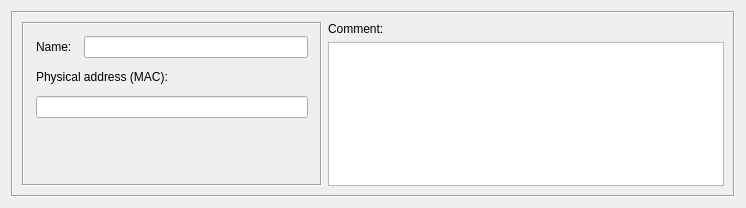
<ui version="4.0" >
 <class>PhysAddressDialog_q</class>
 <widget class="QWidget" name="PhysAddressDialog_q" >
  <property name="enabled" >
   <bool>true</bool>
  </property>
  <property name="geometry" >
   <rect>
    <x>0</x>
    <y>0</y>
    <width>746</width>
    <height>208</height>
   </rect>
  </property>
  <property name="windowTitle" >
   <string>physAddress</string>
  </property>
  <layout class="QGridLayout" name="gridLayout" >
   <item row="0" column="0" >
    <widget class="QFrame" name="frame7" >
     <property name="frameShape" >
      <enum>QFrame::Box</enum>
     </property>
     <property name="frameShadow" >
      <enum>QFrame::Sunken</enum>
     </property>
     <layout class="QGridLayout" >
      <item rowspan="2" row="0" column="0" >
       <widget class="QFrame" name="frame46" >
        <property name="sizePolicy" >
         <sizepolicy vsizetype="Preferred" hsizetype="Fixed" >
          <horstretch>0</horstretch>
          <verstretch>0</verstretch>
         </sizepolicy>
        </property>
        <property name="minimumSize" >
         <size>
          <width>300</width>
          <height>0</height>
         </size>
        </property>
        <property name="maximumSize" >
         <size>
          <width>300</width>
          <height>16777215</height>
         </size>
        </property>
        <property name="frameShape" >
         <enum>QFrame::Box</enum>
        </property>
        <property name="frameShadow" >
         <enum>QFrame::Sunken</enum>
        </property>
        <layout class="QGridLayout" >
         <property name="margin" >
          <number>12</number>
         </property>
         <property name="spacing" >
          <number>12</number>
         </property>
         <item row="0" column="0" >
          <widget class="QLabel" name="textLabel1" >
           <property name="text" >
            <string>Name:</string>
           </property>
           <property name="wordWrap" >
            <bool>false</bool>
           </property>
          </widget>
         </item>
         <item row="0" column="1" >
          <widget class="QLineEdit" name="obj_name" >
           <property name="sizePolicy" >
            <sizepolicy vsizetype="Fixed" hsizetype="Preferred" >
             <horstretch>200</horstretch>
             <verstretch>0</verstretch>
            </sizepolicy>
           </property>
           <property name="minimumSize" >
            <size>
             <width>0</width>
             <height>0</height>
            </size>
           </property>
          </widget>
         </item>
         <item row="1" column="0" colspan="2" >
          <widget class="QLabel" name="textLabel2_2" >
           <property name="text" >
            <string>Physical address (MAC):</string>
           </property>
           <property name="wordWrap" >
            <bool>false</bool>
           </property>
          </widget>
         </item>
         <item row="2" column="0" colspan="2" >
          <widget class="QLineEdit" name="pAddress" >
           <property name="sizePolicy" >
            <sizepolicy vsizetype="Fixed" hsizetype="Preferred" >
             <horstretch>0</horstretch>
             <verstretch>0</verstretch>
            </sizepolicy>
           </property>
          </widget>
         </item>
         <item row="3" column="0" colspan="2" >
          <spacer>
           <property name="orientation" >
            <enum>Qt::Vertical</enum>
           </property>
           <property name="sizeType" >
            <enum>QSizePolicy::MinimumExpanding</enum>
           </property>
           <property name="sizeHint" stdset="0" >
            <size>
             <width>185</width>
             <height>16</height>
            </size>
           </property>
          </spacer>
         </item>
        </layout>
       </widget>
      </item>
      <item row="0" column="1" >
       <widget class="QLabel" name="textLabel2" >
        <property name="sizePolicy" >
         <sizepolicy vsizetype="Fixed" hsizetype="Preferred" >
          <horstretch>0</horstretch>
          <verstretch>0</verstretch>
         </sizepolicy>
        </property>
        <property name="text" >
         <string>Comment:</string>
        </property>
        <property name="wordWrap" >
         <bool>false</bool>
        </property>
       </widget>
      </item>
      <item row="1" column="1" >
       <widget class="QTextEdit" name="comment" >
        <property name="sizePolicy" >
         <sizepolicy vsizetype="Expanding" hsizetype="Expanding" >
          <horstretch>0</horstretch>
          <verstretch>100</verstretch>
         </sizepolicy>
        </property>
        <property name="minimumSize" >
         <size>
          <width>200</width>
          <height>0</height>
         </size>
        </property>
        <property name="maximumSize" >
         <size>
          <width>16777215</width>
          <height>180</height>
         </size>
        </property>
        <property name="tabChangesFocus" >
         <bool>true</bool>
        </property>
       </widget>
      </item>
     </layout>
    </widget>
   </item>
  </layout>
 </widget>
 <tabstops>
  <tabstop>obj_name</tabstop>
  <tabstop>pAddress</tabstop>
  <tabstop>comment</tabstop>
 </tabstops>
 <includes/>
 <resources>
  <include location="MainRes.qrc" />
 </resources>
 <connections>
  <connection>
   <sender>obj_name</sender>
   <signal>textChanged(QString)</signal>
   <receiver>PhysAddressDialog_q</receiver>
   <slot>changed()</slot>
   <hints>
    <hint type="sourcelabel" >
     <x>20</x>
     <y>20</y>
    </hint>
    <hint type="destinationlabel" >
     <x>20</x>
     <y>20</y>
    </hint>
   </hints>
  </connection>
  <connection>
   <sender>pAddress</sender>
   <signal>textChanged(QString)</signal>
   <receiver>PhysAddressDialog_q</receiver>
   <slot>changed()</slot>
   <hints>
    <hint type="sourcelabel" >
     <x>20</x>
     <y>20</y>
    </hint>
    <hint type="destinationlabel" >
     <x>20</x>
     <y>20</y>
    </hint>
   </hints>
  </connection>
  <connection>
   <sender>comment</sender>
   <signal>textChanged()</signal>
   <receiver>PhysAddressDialog_q</receiver>
   <slot>changed()</slot>
   <hints>
    <hint type="sourcelabel" >
     <x>20</x>
     <y>20</y>
    </hint>
    <hint type="destinationlabel" >
     <x>20</x>
     <y>20</y>
    </hint>
   </hints>
  </connection>
 </connections>
</ui>
